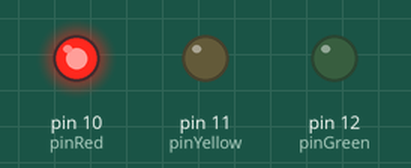
Simulated run of this sketch. Board: Arduino Uno, built with avr-gcc and run on an emulated ATmega328P. On the bench: output pins drawn as LEDs (lit = HIGH).

Above: at 0.7 s.
At 3.7 s:
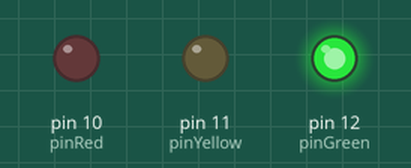
At 5.2 s:
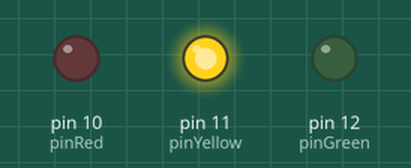
Timing chart, 0 to 7.8 s (numbered marks = the images above):
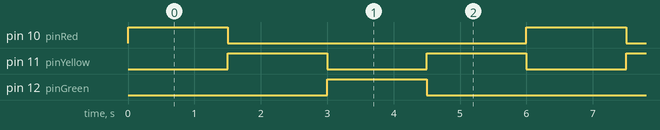

The sketch:

01-svitlofor.ino
```cpp
const int pinRed = 10;
const int pinYellow = 11;
const int pinGreen = 12;
void setup() {
  pinMode(pinRed,OUTPUT);
   pinMode(pinYellow,OUTPUT);
   pinMode(pinGreen,OUTPUT);
}

void loop() {
  digitalWrite(pinRed,HIGH);
   digitalWrite(pinYellow,LOW);
   digitalWrite(pinGreen,LOW);
   delay(1500);

  digitalWrite(pinRed,LOW);
   digitalWrite(pinYellow,HIGH);
   digitalWrite(pinGreen,LOW);
   delay(1500);

  digitalWrite(pinRed,LOW);
   digitalWrite(pinYellow,LOW);
   digitalWrite(pinGreen,HIGH);
   delay(1500);

  digitalWrite(pinRed,LOW);
   digitalWrite(pinYellow,HIGH);
   digitalWrite(pinGreen,LOW);
   delay(1500);
}
```

Measured:
- by itself, pin 10 (pinRed), pin 12 (pinGreen): alternates HIGH for 1.5 s and LOW for 4.5 s
- by itself, pin 11 (pinYellow): alternates HIGH for 1.5 s and LOW for 1.5 s
- by itself, everything shown: repeats every 6.0 s, in 4 steps
